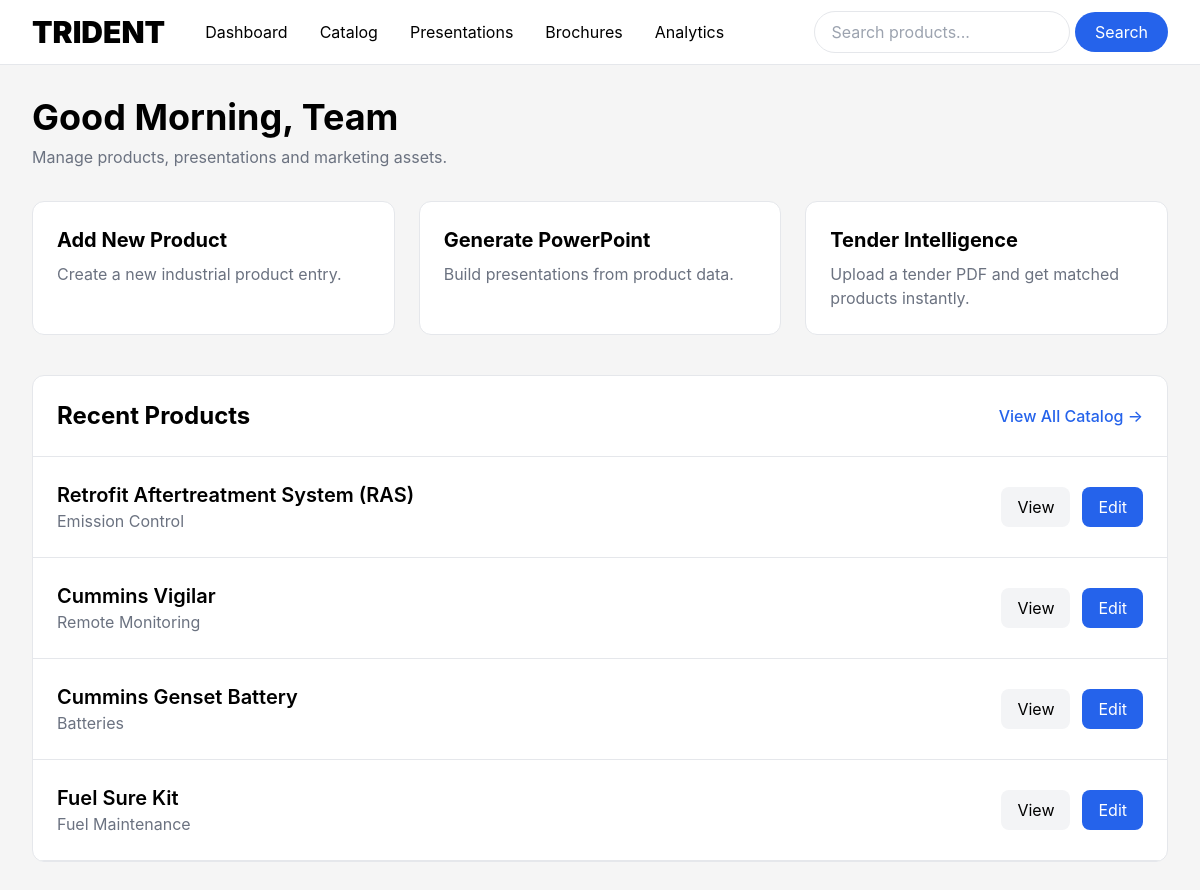
The page / on the database its author committed.
### app.py (models this page shows)
class Product(db.Model):
    id = db.Column(db.Integer, primary_key=True)
    name = db.Column(db.String(100), nullable=False)
    category = db.Column(db.String(100))
    description = db.Column(db.Text)
    features = db.Column(db.Text)
    applications = db.Column(db.Text)
    image_path = db.Column(db.String(255))

### app.py (the view)
@app.route("/")
def home():
    recent_products = Product.query.order_by(Product.id.desc()).limit(4).all()
    return render_template("home.html", products=recent_products)

### templates/home.html (shortened to what this page needs)
<!DOCTYPE html>
<html lang="en">
<head>
    <script src="https://cdn.tailwindcss.com"></script>
</head>
<body>
    {% include 'navbar.html' %}
    <main class="max-w-7xl mx-auto px-8 py-8">
        <div class="mb-8">
            <h1 class="text-4xl font-bold">
                Good Morning, Team
            </h1>
            <p class="text-gray-500 mt-2">
                Manage products, presentations and marketing assets.
            </p>
        </div>
        <div class="grid md:grid-cols-3 gap-6 mb-10">
            <a
                href="/add-product"
                class="bg-white rounded-xl p-6 border hover:shadow-lg transition"
            >
                <h2 class="text-xl font-bold mb-2">
                    Add New Product
                </h2>
                <p class="text-gray-500">
                    Create a new industrial product entry.
                </p>
            </a>
            <div
                class="bg-white rounded-xl p-6 border hover:shadow-lg transition"
            >
                <h2 class="text-xl font-bold mb-2">
                    Generate PowerPoint
                </h2>
                <p class="text-gray-500">
                    Build presentations from product data.
                </p>
            </div>
            <a href="/tender"
                class="bg-white rounded-xl p-6 border hover:shadow-lg transition"
            >
                <h2 class="text-xl font-bold mb-2">
                    Tender Intelligence
                </h2>
                <p class="text-gray-500">
                    Upload a tender PDF and get matched products instantly.
                </p>
            </a>
        </div>
        <div class="bg-white rounded-xl border overflow-hidden">
            <div
                class="flex justify-between items-center p-6 border-b"
            >
                <h2 class="text-2xl font-bold">
                    Recent Products
                </h2>
                <a
                    href="/products"
                    class="text-blue-600 font-medium"
                >
                    View All Catalog →
                </a>
            </div>
            {% for product in products %}
            <div
                class="flex justify-between items-center p-6 border-b hover:bg-gray-50"
            >
                <div class="flex items-center gap-5">
                    <div>
                        <h3 class="text-xl font-semibold">
                            {{ product.name }}
                        </h3>
                        <p class="text-gray-500">
                            {{ product.category }}
                        </p>
                    </div>
                </div>
                <div class="flex gap-3">
                    <a
                        href="/product/{{ product.id }}"
                        class="bg-gray-100 px-4 py-2 rounded-lg"
                    >
                        View
                    </a>
                    <a
                        href="/edit-product/{{ product.id }}"
                        class="bg-blue-600 text-white px-4 py-2 rounded-lg"
                    >
                        Edit
                    </a>
                </div>
            </div>
            {% endfor %}
        </div>
    </main>
</body>
</html>

### templates/home.html (style rules this page uses)
body { font-family: Inter, sans-serif; background: #f5f5f5; }

### rows shown on the page
Product: name "Retrofit Aftertreatment System (RAS)", category "Emission Control"
Product: name "Cummins Vigilar", category "Remote Monitoring"
Product: name "Cummins Genset Battery", category "Batteries"
Product: name "Fuel Sure Kit", category "Fuel Maintenance"
